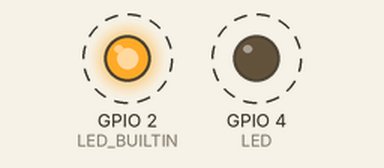
Simulated run of this sketch. Board: ESP8266 (NodeMCU). Shown: output pins drawn as LEDs (lit = HIGH, except the on-board LED, lit = LOW). Dashed ring = blinking. WiFi joins after 1.5 s; servers stay silent unless stated; what the sketch prints to the serial monitor is not drawn.

Above: at 5.7 s.
Timing chart, 0 to 10.1 s (numbered marks = the images above):
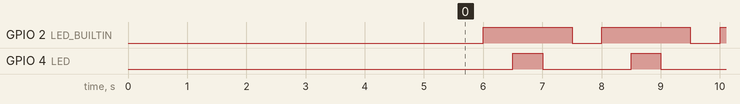

Measured:
- by itself, GPIO 2 (LED_BUILTIN): alternates HIGH for 1.5 s and LOW for 0.50 s
- by itself, GPIO 4 (LED): alternates HIGH for 0.50 s and LOW for 1.5 s
- by itself, everything shown: repeats every 2.0 s, in 4 steps

The sketch:

blinkled.ino
```cpp
#include <ESP8266WiFi.h>

#ifndef STASSID
#define STASSID "MY_SSID"
#define STAPSK "MY_PASS"

#endif

const char *ssid = STASSID;
const char *password = STAPSK;
const int LED = 4;

void setup()
{
    delay(4000);
    pinMode(LED_BUILTIN, OUTPUT);
    pinMode(LED, OUTPUT);
    Serial.begin(115200);
    Serial.println();
    Serial.println();
    Serial.print("Connecting to ");
    Serial.println(ssid);
    WiFi.mode(WIFI_STA);
    WiFi.begin(ssid, password);

    while (WiFi.status() != WL_CONNECTED)
    {
        delay(500);
        Serial.print(".");
    }

    Serial.println("");
    Serial.println("WiFi connected");
    Serial.println("IP address: ");
    Serial.println(WiFi.localIP());
}

void loop()
{
    digitalWrite(LED_BUILTIN, LOW);
    delay(500);
    digitalWrite(LED_BUILTIN, HIGH);
    delay(500);
    digitalWrite(LED, HIGH); // turn the LED on
    delay(500);             // wait for a second
    digitalWrite(LED, LOW);  // turn the LED off
    delay(500);             // wait for a second
    Serial.println("end of loop");
}
```
